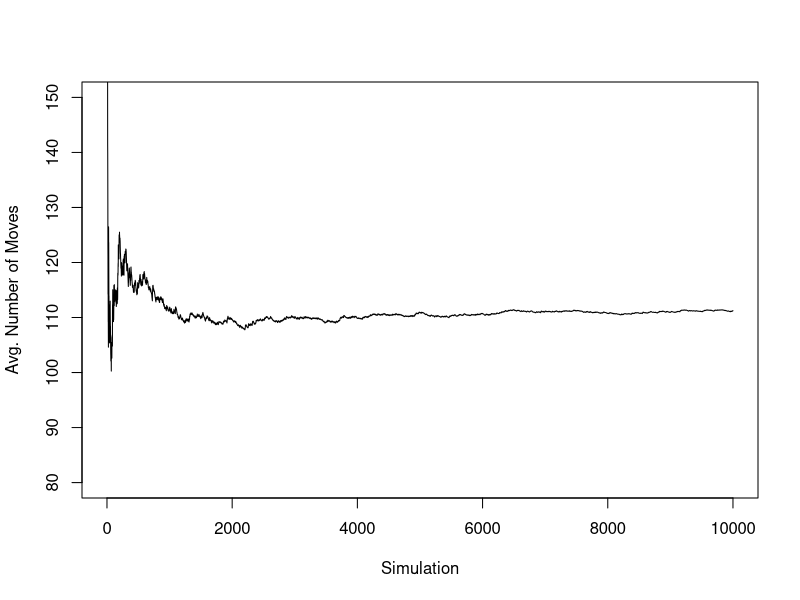

This figure's R source:

INIT_POS <- matrix(c(1, 0), nrow=2)
MOVES <- matrix(c(-1, +2, +1, +2, -2, +1, +2, +1, 
		  -1, -2, +1, -2, -2, -1, +2, -1), 
		nrow=8, ncol=2, byrow=TRUE)
COUNTER <- 0
BOARD_DIM <- c(8,8)
NUM_TRIALS <- 10000


make_move <- function(pos) {
    # Given a predefined set of moves, takes a position matrix and makes a
    # random legal valid move
    #
    # Args:
    #  pos: (matrix) the current position
    #
    # Returns:
    #  (matrix) the new poisition
    #
    possible_moves <- apply(MOVES, 1, function(x) (x + pos))

    # validate the moves to ensure they are a legal move
    valid_moves <- possible_moves[ ,
	    (possible_moves[1,] > -1 & possible_moves[1,] < BOARD_DIM[1]) &
	    (possible_moves[2,] > -1 & possible_moves[2,] < BOARD_DIM[2])]

    # select a single validated move
    random_move <- sample(1:ncol(valid_moves), 1)

    # set the current position to the randomly selected move

    return(valid_moves[ , random_move, drop=FALSE])
}

num.moves <- c()
avg.moves <- c()

for(i in 1:NUM_TRIALS) {
    current_pos <- make_move(INIT_POS)
    COUNTER <- COUNTER + 1
    while(! (current_pos[1,1] == INIT_POS[1,1] && 
	    current_pos[2,1] == INIT_POS[2,1])) 
    { 
	COUNTER <- COUNTER + 1
	current_pos <- make_move(current_pos)
    }
    num.moves <- append(num.moves, COUNTER)
    avg.moves <- append(avg.moves, sum(num.moves)/i)
    COUNTER <- 0 
}

mean(num.moves)

jpeg("knight.jpg", height=480, width=480)
plot(avg.moves, ylim=c(80, 150), t="l", xlab="Simulation", ylab="Avg. Number of Moves")
dev.off()
